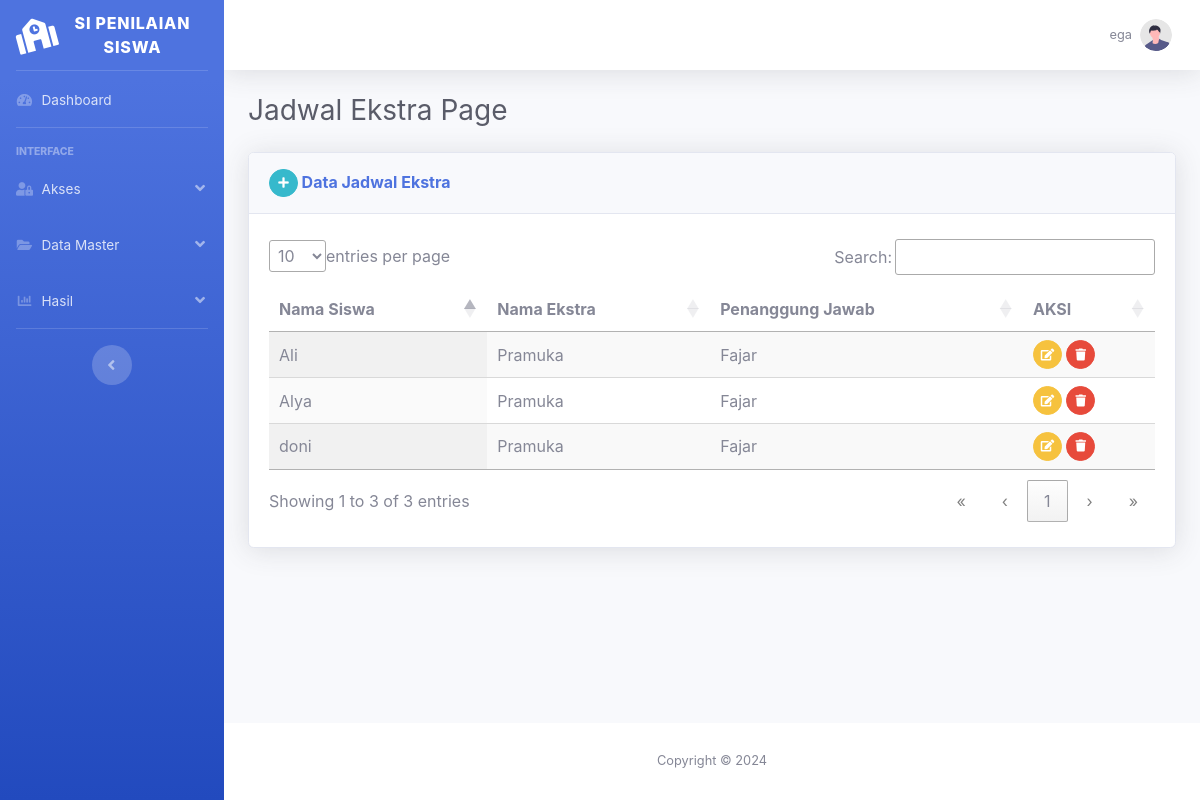
Page /app/ekstra_siswa/ekstra_siswa.php (signed in) on the committed database.
### tables this page shows
CREATE TABLE `ekstra_siswa` (
  `id_ekstra_siswa` int(11) NOT NULL,
  `id_ekstra` int(11) NOT NULL,
  `id_siswa` int(11) NOT NULL,
  `id_periode` int(11) DEFAULT NULL
);

CREATE TABLE `siswa` (
  `id_siswa` int(11) NOT NULL,
  `nis` varchar(15) NOT NULL,
  `nm_siswa` varchar(20) DEFAULT NULL,
  `id_kelas` int(11) NOT NULL,
  `alamat_siswa` text DEFAULT NULL,
  `jk_siswa` enum('L','P') NOT NULL,
  `tgl_lahir_siswa` date DEFAULT NULL,
  `no_hp` varchar(20) NOT NULL,
  `nm_wali` varchar(100) DEFAULT NULL,
  `status_siswa` varchar(10) DEFAULT NULL
);

CREATE TABLE `ekstra` (
  `id_ekstra` int(11) NOT NULL,
  `id_periode` int(11) NOT NULL,
  `nm_ekstra` varchar(30) NOT NULL,
  `penanggung_jawab` varchar(50) NOT NULL
);

### config/config.php (called while the page is built, shortened)
<?php
function Url_web(){
    return "/penilaian-moving-average";
}
$defaul_uri = Url_web();
$url = "http://".$_SERVER['SERVER_NAME']."".$defaul_uri;
function DB(){
    return ["localhost", "root", "", "penilaian_ma"];
}
function QueryManyData($sql){
    $conn = new mysqli(DB()[0], DB()[1], DB()[2], DB()[3]);
    $result = $conn->query($sql);
    return $result;
}
function QueryOnedata($sql){
    $conn = new mysqli(DB()[0], DB()[1], DB()[2], DB()[3]);
    $result = $conn->query($sql);
    return $result;
}

### app/ekstra_siswa/ekstra_siswa.php (the view, shortened to what this page needs)
<?php include_once '../template/header.php'; ?>
<?php include_once '../template/sidebar.php'; ?>
<?php include_once '../template/navbar.php'; ?>
<div class="container-fluid">
    <h1 class="h3 mb-4 text-gray-800">Jadwal Ekstra Page</h1>
    <div class="card shadow mb-4">
        <div class="card-header py-3">
            <h6 class="m-0 font-weight-bold text-primary">
                <a href="<?= $url ?>/app/ekstra_siswa/ekstra_siswa_tambah.php" class="btn btn-info btn-sm btn-circle">
                    <i class="fas fa-plus"></i>
                </a>
                Data Jadwal Ekstra
            </h6>
        </div>
        <div class="card-body">
            <table id="example" class="display" style="width:100%">
                <thead>
                    <tr>
                        <th>Nama Siswa</th>
                        <th>Nama Ekstra</th>
                        <th>Penanggung Jawab</th>
                        <th>AKSI</th>
                    </tr>
                </thead>
                <tbody>
                    <?php
                    foreach (QueryManyData("SELECT * FROM ekstra_siswa ") as $row) {
                        $siswa = QueryOnedata("SELECT * FROM siswa WHERE id_siswa = " . $row['id_siswa'] . " ")->fetch_assoc();
                        $ekstra = QueryOnedata("SELECT * FROM ekstra WHERE id_ekstra = " . $row['id_ekstra'] . " ")->fetch_assoc();
                    ?>
                        <tr>
                            <td><?= $siswa["nm_siswa"] ?></td>
                            <td>
                                <?= $ekstra["nm_ekstra"] ?>
                            </td>
                            <td><?= $ekstra["penanggung_jawab"] ?></td>
                            <td>
                                <a href="<?= $url ?>/app/ekstra_siswa/ekstra_siswa_edit.php?id_ekstra_siswa=<?= $row["id_ekstra_siswa"] ?>" class="btn btn-warning btn-sm btn-circle">
                                    <i class="fas fa-edit"></i>
                                </a>
                                <button onclick="ConfirmDelete(<?= $row['id_ekstra_siswa'] ?>)" class="btn btn-danger btn-sm btn-circle">
                                    <i class="fas fa-trash"></i>
                                </button>
                            </td>
                        </tr>
                    <?php
                    }
                    ?>
                </tbody>
            </table>
        </div>
    </div>
</div>
<?php include_once '../template/footer.php'; ?>

### assets/css/dataTables.dataTables.css (style rules this page uses)
:root { --dt-row-selected: 13, 110, 253; --dt-row-selected-text: 255, 255, 255; --dt-row-selected-link: 9, 10, 11; --dt-row-stripe: 0, 0, 0; --dt-row-hover: 0, 0, 0; --dt-column-ordering: 0, 0, 0; --dt-html-background: white; }
table.dataTable thead > tr > th.dt-orderable-asc, table.dataTable thead > tr > th.dt-orderable-desc, table.dataTable thead > tr > th.dt-ordering-asc, table.dataTable thead > tr > th.dt-ordering-desc, table.dataTable thead > tr > td.dt-orderable-asc, table.dataTable thead > tr > td.dt-orderable-desc, table.dataTable thead > tr > td.dt-ordering-asc, table.dataTable thead > tr > td.dt-ordering-desc { position: relative; padding-right: 30px; }
table.dataTable thead > tr > th.dt-orderable-asc, table.dataTable thead > tr > th.dt-orderable-desc, table.dataTable thead > tr > td.dt-orderable-asc, table.dataTable thead > tr > td.dt-orderable-desc { cursor: pointer; }
table.dataTable th, table.dataTable td { box-sizing: border-box; }
table.dataTable thead th, table.dataTable thead td, table.dataTable tfoot th, table.dataTable tfoot td { text-align: left; }
table.dataTable { width: 100%; margin: 0 auto; border-spacing: 0; }
table.dataTable thead th, table.dataTable tfoot th { font-weight: bold; }
table.dataTable > thead > tr > th, table.dataTable > thead > tr > td { padding: 10px; border-bottom: 1px solid rgba(0, 0, 0, 0.3); }
table.dataTable > tbody > tr { background-color: transparent; }
table.dataTable > tbody > tr:first-child > * { border-top: none; }
table.dataTable > tbody > tr:last-child > * { border-bottom: none; }
table.dataTable > tbody > tr > th, table.dataTable > tbody > tr > td { padding: 8px 10px; }
table.dataTable.row-border > tbody > tr > *, table.dataTable.display > tbody > tr > * { border-top: 1px solid rgba(0, 0, 0, 0.15); }
table.dataTable.row-border > tbody > tr:first-child > *, table.dataTable.display > tbody > tr:first-child > * { border-top: none; }
table.dataTable.stripe > tbody > tr:nth-child(odd) > *, table.dataTable.display > tbody > tr:nth-child(odd) > * { box-shadow: inset 0 0 0 9999px rgba(0, 0, 0, 0.023); box-shadow: inset 0 0 0 9999px rgba(var(--dt-row-stripe), 0.023); }
table.dataTable.order-column > tbody tr > .sorting_1, table.dataTable.order-column > tbody tr > .sorting_2, table.dataTable.order-column > tbody tr > .sorting_3, table.dataTable.display > tbody tr > .sorting_1, table.dataTable.display > tbody tr > .sorting_2, table.dataTable.display > tbody tr > .sorting_3 { box-shadow: inset 0 0 0 9999px rgba(0, 0, 0, 0.019); box-shadow: inset 0 0 0 9999px rgba(var(--dt-column-ordering), 0.019); }
table.dataTable.display > tbody > tr:nth-child(odd) > .sorting_1, table.dataTable.order-column.stripe > tbody > tr:nth-child(odd) > .sorting_1 { box-shadow: inset 0 0 0 9999px rgba(0, 0, 0, 0.054); box-shadow: inset 0 0 0 9999px rgba(var(--dt-column-ordering), 0.054); }
div.dt-container.dt-empty-footer tbody > tr:last-child > * { border-bottom: 1px solid rgba(0, 0, 0, 0.3); }

### rows in the picture
ekstra_siswa: id_siswa.nm_siswa "Ali", id_ekstra.nm_ekstra "Pramuka", id_ekstra.penanggung_jawab "Fajar"
ekstra_siswa: id_siswa.nm_siswa "Alya", id_ekstra.nm_ekstra "Pramuka", id_ekstra.penanggung_jawab "Fajar"
ekstra_siswa: id_siswa.nm_siswa "doni", id_ekstra.nm_ekstra "Pramuka", id_ekstra.penanggung_jawab "Fajar"

### other values in the picture
$_SESSION['username'] "ega"
